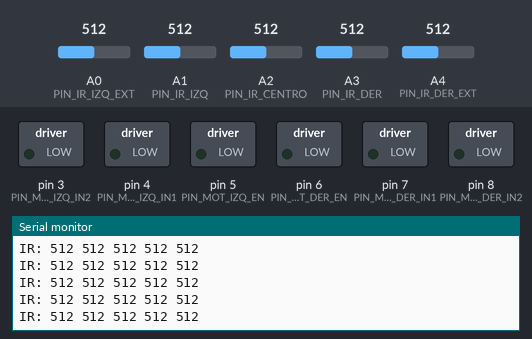
The sketch below on a simulated Arduino Uno, built with avr-gcc and run on an emulated ATmega328P. Parts: switched loads named in the sketch (green lamp = pin HIGH), the last lines printed to the serial monitor. Inputs (shaded band) come from the test bench; at power-on: A0 (PIN_IR_IZQ_EXT) = 512, A1 (PIN_IR_IZQ) = 512, A2 (PIN_IR_CENTRO) = 512, A3 (PIN_IR_DER) = 512, A4 (PIN_IR_DER_EXT) = 512.

Above: at 1.2 s.
1.3 s: A0 (PIN_IR_IZQ_EXT) set to 111
At 2.2 s:
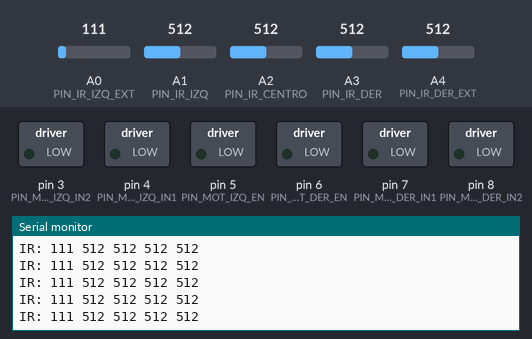
2.8 s: A0 (PIN_IR_IZQ_EXT) set to 88
At 3.4 s:
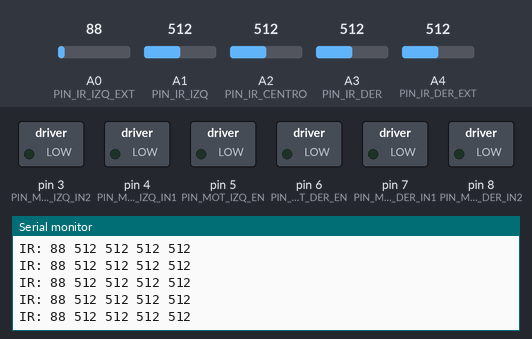
Timing chart, 0 to 5.8 s (numbered marks = the images above; inputs shaded):
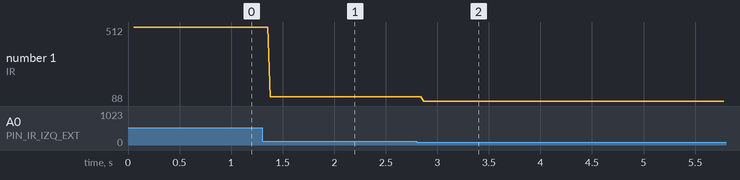

Measured:
- after the input at 1.3 s, the serial monitor: prints a new line after 0.08 s (image 1)
- after the input at 2.8 s, the serial monitor: prints a new line after 0.07 s (image 2)
- plotted number 1: 512 → 111 after the input at 1.3 s, 111 → 88 after the input at 2.8 s

The sketch:

linea.ino
```cpp
// ============================================================
// RobotRescue — Operación Zona Cero
// 05: Seguimiento de Línea + GAP
// ============================================================
// INSTRUCCIONES:
// 1. Lee el doc en docs/05-linea.md
// 2. Calibra el UMBRAL con el Monitor Serial antes de completar
// 3. Completa las secciones marcadas con TODO
// ============================================================

// --- Pines sensores IR (ajusta según tu montaje) ---
const int PIN_IR_IZQ_EXT = A0;  // Sensor izquierdo extremo
const int PIN_IR_IZQ     = A1;  // Sensor izquierdo
const int PIN_IR_CENTRO  = A2;  // Sensor central
const int PIN_IR_DER     = A3;  // Sensor derecho
const int PIN_IR_DER_EXT = A4;  // Sensor derecho extremo

// --- Pines motores (igual que fase 4) ---
const int PIN_MOT_IZQ_EN  = 5;
const int PIN_MOT_IZQ_IN1 = 4;
const int PIN_MOT_IZQ_IN2 = 3;
const int PIN_MOT_DER_EN  = 6;
const int PIN_MOT_DER_IN1 = 7;
const int PIN_MOT_DER_IN2 = 8;

// --- Configuración ---
const int VELOCIDAD_BASE = 150;
const int UMBRAL = 500;  // Ajusta con el Monitor Serial: sobre línea negra > UMBRAL

// --- Variables globales ---
bool enGAP = false;              // true cuando el robot está cruzando un GAP
int lecturas[5];                 // Valores de los 5 sensores IR

// ============================================================
void setup() {
  Serial.begin(9600);
  Serial.println("RobotRescue - Fase 5: Seguimiento de línea iniciado");

  pinMode(PIN_MOT_IZQ_EN,  OUTPUT);
  pinMode(PIN_MOT_IZQ_IN1, OUTPUT);
  pinMode(PIN_MOT_IZQ_IN2, OUTPUT);
  pinMode(PIN_MOT_DER_EN,  OUTPUT);
  pinMode(PIN_MOT_DER_IN1, OUTPUT);
  pinMode(PIN_MOT_DER_IN2, OUTPUT);
}

// ============================================================
void loop() {
  leerSensores();

  bool hayLinea = (lecturas[0] > UMBRAL || lecturas[1] > UMBRAL ||
                   lecturas[2] > UMBRAL || lecturas[3] > UMBRAL ||
                   lecturas[4] > UMBRAL);

  // TODO: Implementa la lógica de decisión:
  // - Si hay línea y enGAP es true  → GAP resuelto, enGAP = false, llamar seguirLinea()
  // - Si hay línea y enGAP es false → llamar seguirLinea()
  // - Si no hay línea               → enGAP = true, llamar manejarGAP()
}

// ============================================================
// FUNCIÓN COMPLETA (úsala como referencia)
// ============================================================

// Lee los 5 sensores IR y guarda los valores en el arreglo 'lecturas'
void leerSensores() {
  lecturas[0] = analogRead(PIN_IR_IZQ_EXT);
  lecturas[1] = analogRead(PIN_IR_IZQ);
  lecturas[2] = analogRead(PIN_IR_CENTRO);
  lecturas[3] = analogRead(PIN_IR_DER);
  lecturas[4] = analogRead(PIN_IR_DER_EXT);

  Serial.print("IR: ");
  for (int i = 0; i < 5; i++) {
    Serial.print(lecturas[i]);
    Serial.print(" ");
  }
  Serial.println();
}

// ============================================================
// FUNCIONES CON TODO — COMPLETA EL CUERPO
// ============================================================

// Sigue la línea negra ajustando velocidades de los motores
// Pista: si el sensor izquierdo detecta línea → gira levemente a la izquierda
//        si el sensor derecho detecta línea   → gira levemente a la derecha
//        si solo el centro detecta línea      → avanza recto
void seguirLinea() {
  // TODO: implementa esta función
}

// Maneja el GAP: avanza recto mientras no haya línea
// El robot saldrá de esta función cuando vuelva a detectar la línea en loop()
void manejarGAP() {
  // TODO: implementa esta función
  // Pista: simplemente llama a adelante() — loop() se encargará de detectar
  //        cuando la línea reaparezca
}
```
